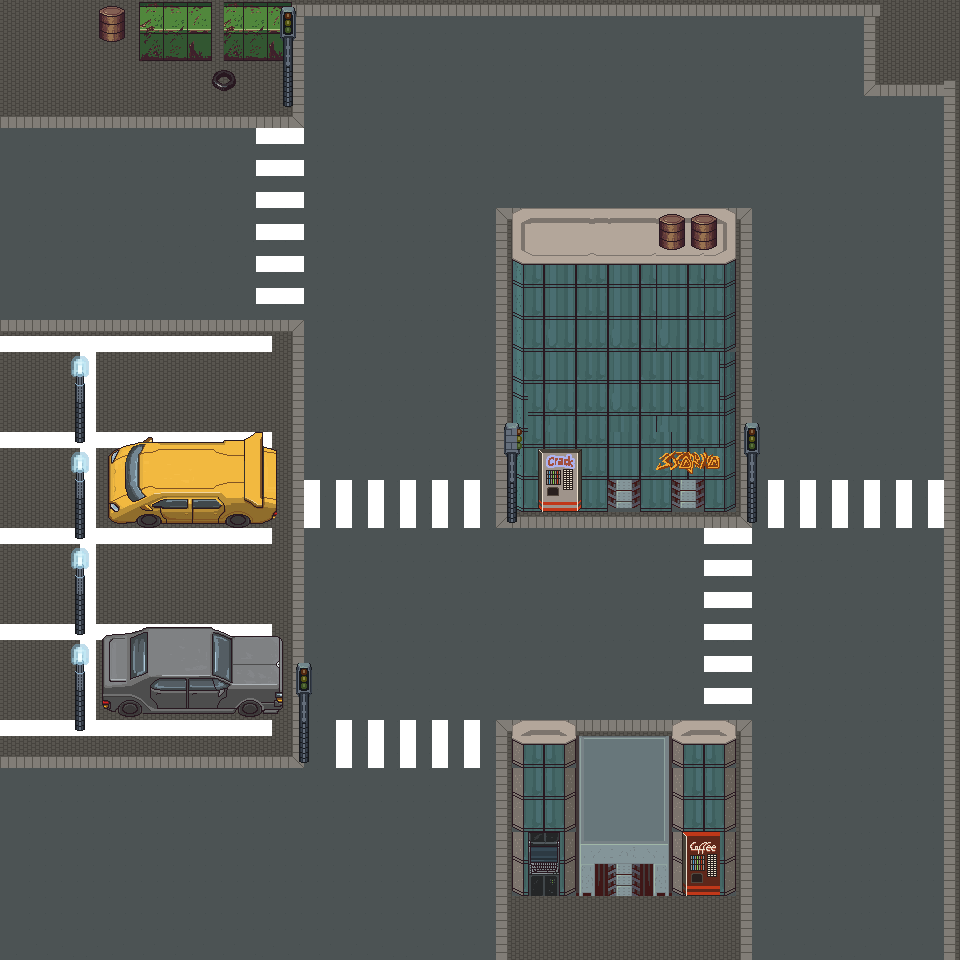

Below is a game level as drawn by its tile map, then a one-line description and the .tmx that defines it (tile-layer data replaced by summaries):
An orthogonal 60x60 tile map with 16x16 px tiles, 7 tile layers (layer_route, layer_side_walk, layer_buildings, layer_marquages_parking, ...), 2 hidden layers not drawn, 5 tilesets.

<map version="1.2" tiledversion="1.3.1" orientation="orthogonal" renderorder="right-down" compressionlevel="0" width="60" height="60" tilewidth="16" tileheight="16" infinite="0" nextlayerid="12" nextobjectid="1">
 <tileset firstgid="1" name="Building" tilewidth="16" tileheight="16" tilecount="256" columns="16">
  <image source="Building.png" width="256" height="256" />
 </tileset>
 <tileset firstgid="257" name="Sidewalk_dark" tilewidth="16" tileheight="16" tilecount="64" columns="8">
  <image source="Sidewalk_dark.png" width="128" height="128" />
 </tileset>
 <tileset firstgid="321" name="Street" tilewidth="16" tileheight="16" tilecount="1900" columns="50">
  <image source="Street.png" width="800" height="608" />
 </tileset>
 <tileset firstgid="2221" name="Objects" tilewidth="16" tileheight="16" tilecount="256" columns="16">
  <image source="Objects.png" width="256" height="256" />
 </tileset>
 <tileset firstgid="2477" name="Cars_final" tilewidth="16" tileheight="16" tilecount="528" columns="24">
  <image source="Cars_final.png" width="384" height="352" />
 </tileset>
 <layer id="1" name="layer_route" width="60" height="60">
  <data>[3600 cells, 3600 non-empty, 7 distinct tile ids]</data>
 </layer>
 <layer id="8" name="Tourner_droite" width="60" height="60" visible="0">
  <data>[3600 cells, 30 non-empty, 21 distinct tile ids]</data>
 </layer>
 <layer id="9" name="Tourner_gauche" width="60" height="60" visible="0">
  <data>[3600 cells, 188 non-empty, 22 distinct tile ids]</data>
 </layer>
 <layer id="2" name="layer_side_walk" width="60" height="60">
  <data>[3600 cells, 393 non-empty, 47 distinct tile ids]</data>
 </layer>
 <layer id="4" name="layer_buildings" width="60" height="60">
  <data>[3600 cells, 1064 non-empty, 142 distinct tile ids]</data>
 </layer>
 <layer id="5" name="layer_marquages_parking" width="60" height="60">
  <data>[3600 cells, 268 non-empty, 158 distinct tile ids]</data>
 </layer>
 <layer id="11" name="passage_pieton" width="60" height="60">
  <data>[3600 cells, 87 non-empty, 6 distinct tile ids]</data>
 </layer>
 <layer id="6" name="layer_cars" width="60" height="60">
  <data>[3600 cells, 257 non-empty, 198 distinct tile ids]</data>
 </layer>
 <layer id="7" name="test_collision" width="60" height="60">
  <data>[3600 cells, 0 non-empty, 0 distinct tile ids]</data>
 </layer>
</map>
